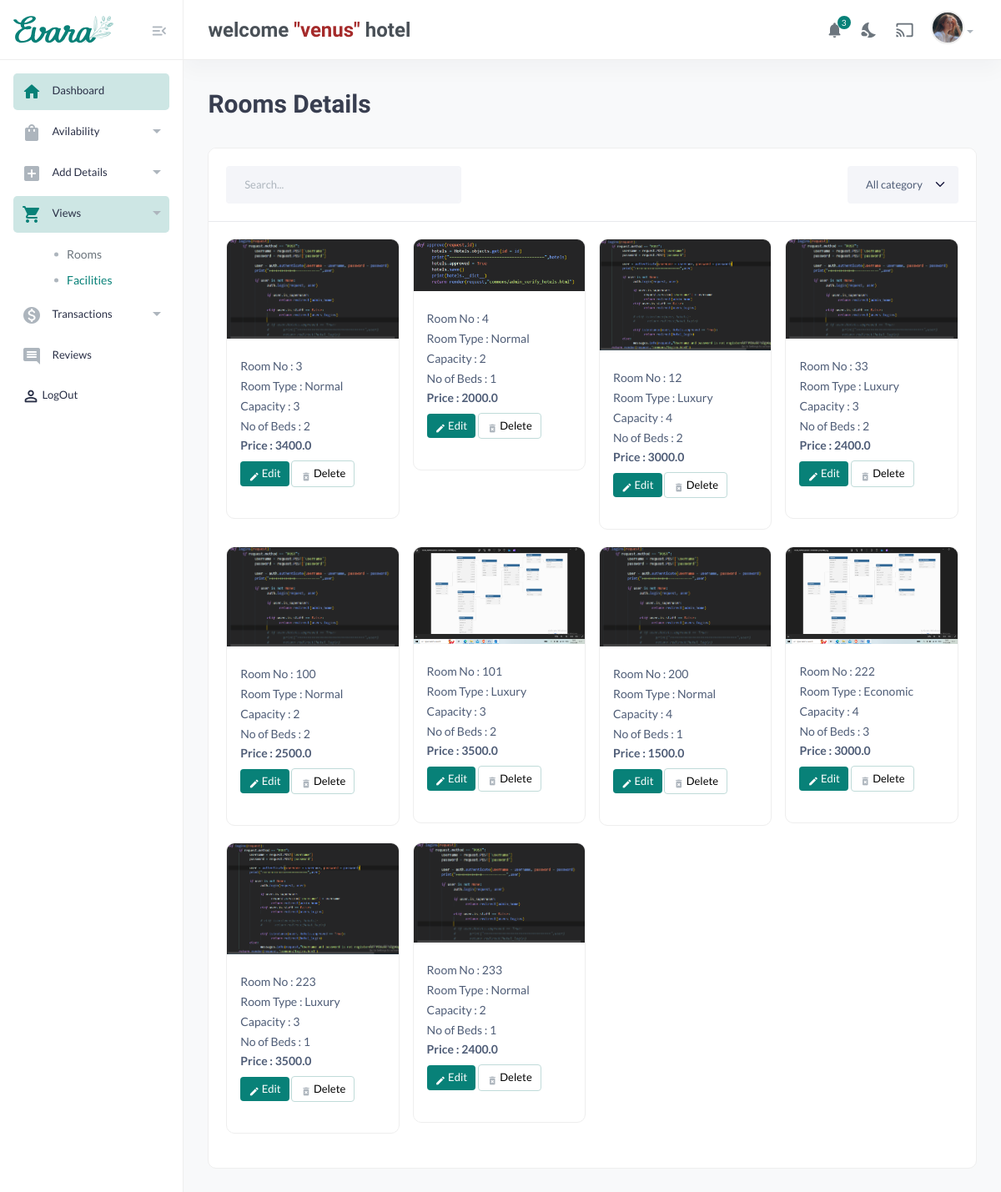
The app's page /Hotel/View/Rooms/ (signed in), older data.
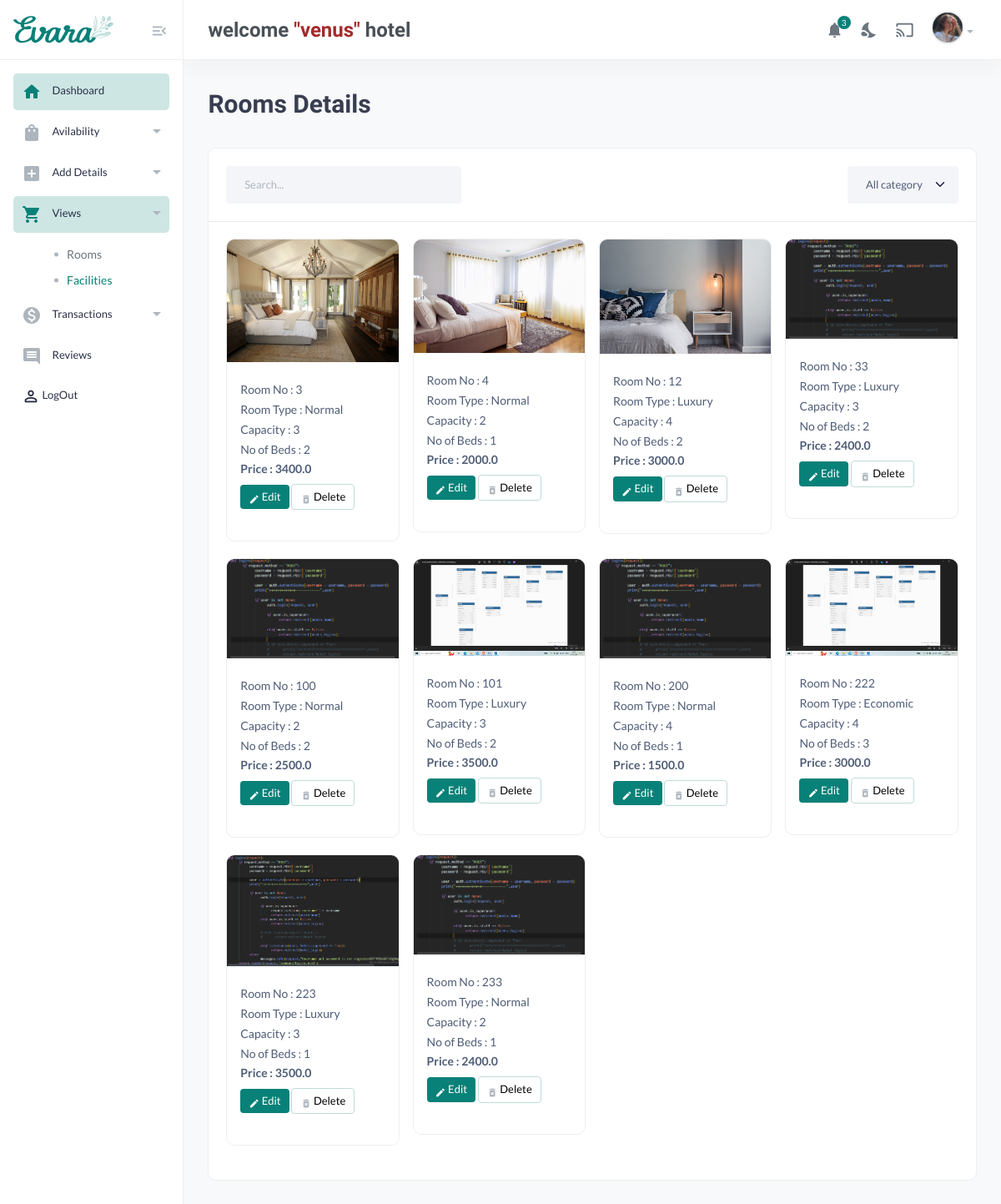
The same page, newer data.
### home/models.py (models this page shows, shortened)
class User(AbstractUser):
    class Role(models.TextChoices):
        ADMIN = "ADMIN", "Admin"
        CUSTOMER = "CUSTOMER", "CUSTOMER"
        HOTEL = "HOTEL", "HOTEL"
    base_role = Role.ADMIN
    role = models.CharField(max_length = 50, choices = Role.choices)

class Hotel(User):
    base_role = User.Role.HOTEL
    hotel_name = models.CharField(max_length = 20)
    address = models.CharField(blank = True, max_length = 100)
    place = models.CharField(blank = True, max_length = 20)
    emails = models.EmailField(max_length = 100, unique = True)
    phone = models.CharField(max_length = 12, unique = True)
    photo = models.ImageField(upload_to = 'media', blank = True, null = True)
    approved = models.BooleanField(default = False)
    is_deleted = models.BooleanField(default = False)
    hotel_number = models.IntegerField()
    class Meta:
        verbose_name = "Hotel User"

class Room(models.Model):
    ROOM_TYPES = (
        ('King', 'King'),
        ('Luxury', 'Luxury'),
        ('Normal', 'Normal'),
        ('Economic', 'Economic'),
    )
    hotel = models.ForeignKey(Hotel, on_delete = models.CASCADE)
    room_number = models.IntegerField(primary_key=True)
    capacity = models.SmallIntegerField()
    number_of_beds = models.SmallIntegerField()
    room_type = models.CharField(max_length=20, choices=ROOM_TYPES)
    price = models.FloatField()
    floor_number = models.IntegerField()
    photo = models.ImageField(upload_to = 'media', blank = True, null = True)
    is_deleted = models.BooleanField(default = False)
    def __str__(self):
        return str(self.room_number)

### hotels/views.py (the view)
# urls.py: path('Hotel/View/Rooms/', views.hotels_view_room_details, name= 'hotels_view_room_details'),
def hotels_view_room_details(request):
      if 'hotel_id' in request.session:
            hotel_id = request.session['hotel_id']
            hotel = get_object_or_404(Hotel, id = hotel_id)
            print("================================",hotel.hotel_name)
            rooms = Room.objects.filter(is_deleted = False, hotel = hotel)
            print("==========================================",rooms)
      return render(request,'hotels/hotels_view_room_details.html', {'rooms' : rooms, 'hotel' : hotel})

### templates/hotels/hotels_view_room_details.html (shortened to what this page needs)
{% include 'hotels/hotel-base.html' %}
{% include 'hotels/hotel-navigation.html' %}
{% block content%}
<section class="content-main">
      <div class="content-header">
          <div>
              <h2 class="content-title card-title">Rooms Details</h2>
          </div>
          <br>
      </div>
      <div class="card mb-4">
          <header class="card-header">
              <div class="row gx-3">
                  <div class="col-lg-4 col-md-6 me-auto">
                      <input type="text" placeholder="Search..." class="form-control">
                  </div>
                  <div class="col-lg-2 col-6 col-md-3">
                      <select class="form-select">
                          <option>All category</option>
                      </select>
                  </div>
              </div>
          </header>
          <div class="card-body ">
              <div class="row  gx-3 row-cols-1 row-cols-sm-2 row-cols-md-3 row-cols-xl-4 row-cols-xxl-5">
                  {% for i in rooms %}
                  <div class="col">
                      <div class="card card-product-grid ">
                            <a href="#" class="img-wrap">
                                <img src="{{ i.photo.url }}" alt="room_photos">
                            </a>
                          <div class="info-wrap">
                              <p class="title text-truncate">Room No : {{i.room_number}}</p>
                              <p class="title text-truncate">Room Type : {{i.room_type}}</p>
                              <p class="title text-truncate">Capacity  : {{i.capacity}}</p>
                              <p class="title text-truncate">No of Beds : {{i.number_of_beds}}</p>
                              <div class="price mb-2">Price : {{i.price}}</div>
                              <a href="{% url 'update_room_details' i.room_number %}" class="btn btn-sm font-sm rounded btn-brand">
                                <i class="material-icons md-edit"></i> Edit
                              </a>
                              <a href="{% url 'delete_room' i.room_number %}" class="btn btn-sm font-sm btn-light  rounded" >
                                  <i class="material-icons md-delete_forever"></i> Delete
                              </a>
                          </div><br>
                      </div>
                  </div>
                  {% endfor %}
              </div>
          </div>
      </div>
  </section>
{% endblock content%}

### templates/hotels/hotel-base.html (shortened to what this page needs)
{% load static %}
<!DOCTYPE HTML>
<html lang="en">
<head>
    <link href="{% static 'assets/css/main.css' %}" rel="stylesheet" type="text/css" />
</head>
<body>
</body>
</html>

### templates/hotels/hotel-navigation.html (shortened to what this page needs)
{% load static %}
    <aside class="navbar-aside" id="offcanvas_aside">
        <div class="aside-top">
            <a href="index.html" class="brand-wrap">
                <img src="{% static 'assets/imgs/theme/logo.svg' %}" class="logo" alt="Evara Dashboard">
            </a>
            <div>
                <button class="btn btn-icon btn-aside-minimize"> <i class="text-muted material-icons md-menu_open"></i> </button>
            </div>
        </div>
        <nav>
            <ul class="menu-aside">
                <li class="menu-item active">
                    <a class="menu-link" href="index.html"> <i class="icon material-icons md-home"></i>
                        <span class="text">Dashboard</span>
                    </a>
                </li>
                <li class="menu-item has-submenu">
                    <a class="menu-link" href="page-products-list.html"> <i class="icon material-icons md-shopping_bag"></i>
                        <span class="text">Avilability</span>
                    </a>
                </li>
                <li class="menu-item has-submenu">
                    <a class="menu-link" > <i class="icon material-icons md-add_box"></i>
                        <span class="text">Add Details</span>
                    </a>
                </li>
                <li class="menu-item has-submenu active">
                    <a class="menu-link" href="page-orders-1.html"> <i class="icon material-icons md-shopping_cart"></i>
                        <span class="text">Views</span>
                    </a>
                    <div class="submenu">
                        <a href="{% url 'hotels_view_room_details' %}">Rooms</a>
                        <a href="{% url 'hotel_view_facilities' %}" class="active">Facilities</a>
                    </div>
                </li>
                <li class="menu-item has-submenu">
                    <a class="menu-link" href="page-transactions-1.html"> <i class="icon material-icons md-monetization_on"></i>
                        <span class="text">Transactions</span>
                    </a>
                </li>
                <li class="menu-item">
                    <a class="menu-link" href="page-reviews.html"> <i class="icon material-icons md-comment"></i>
                        <span class="text">Reviews</span>
                    </a>
                </li>
                <li class="menu-item">
                    <a class="menu-link" href="{% url 'logout' %}"> <i class="material-icons md-perm_identity"></i></i>
                        <span class="text">LogOut</span>
                    </a>
                </li>
            </ul>
        </nav>
    </aside>
    <main class="main-wrap">
        <header class="main-header navbar">
            <div class="col-search">
                <h3>welcome <span style="color: brown;">"{{hotel.hotel_name}}"</span> hotel</h3>
            </div>
            <div class="col-nav">
                <ul class="nav">
                    <li class="nav-item">
                        <a class="nav-link btn-icon" href="#">
                            <i class="material-icons md-notifications animation-shake"></i>
                            <span class="badge rounded-pill">3</span>
                        </a>
                    </li>
                    <li class="nav-item">
                        <a class="nav-link btn-icon darkmode" href="#"> <i class="material-icons md-nights_stay"></i> </a>
                    </li>
                    <li class="nav-item">
                        <a href="#" class="requestfullscreen nav-link btn-icon"><i class="material-icons md-cast"></i></a>
                    </li>
                    <li class="dropdown nav-item">
                        <a class="dropdown-toggle" data-bs-toggle="dropdown" href="#" id="dropdownAccount" aria-expanded="false"> <img class="img-xs rounded-circle" src="{% static 'assets/imgs/people/avatar2.jpg' %}" alt="User"></a>
                    </li>
                </ul>
            </div>
        </header>

Row changes from the older to the newer data that the page shows:
changed Room id 3: photo: a different picture
changed Room id 4: photo: a different picture
changed Room id 12: photo: a different picture
